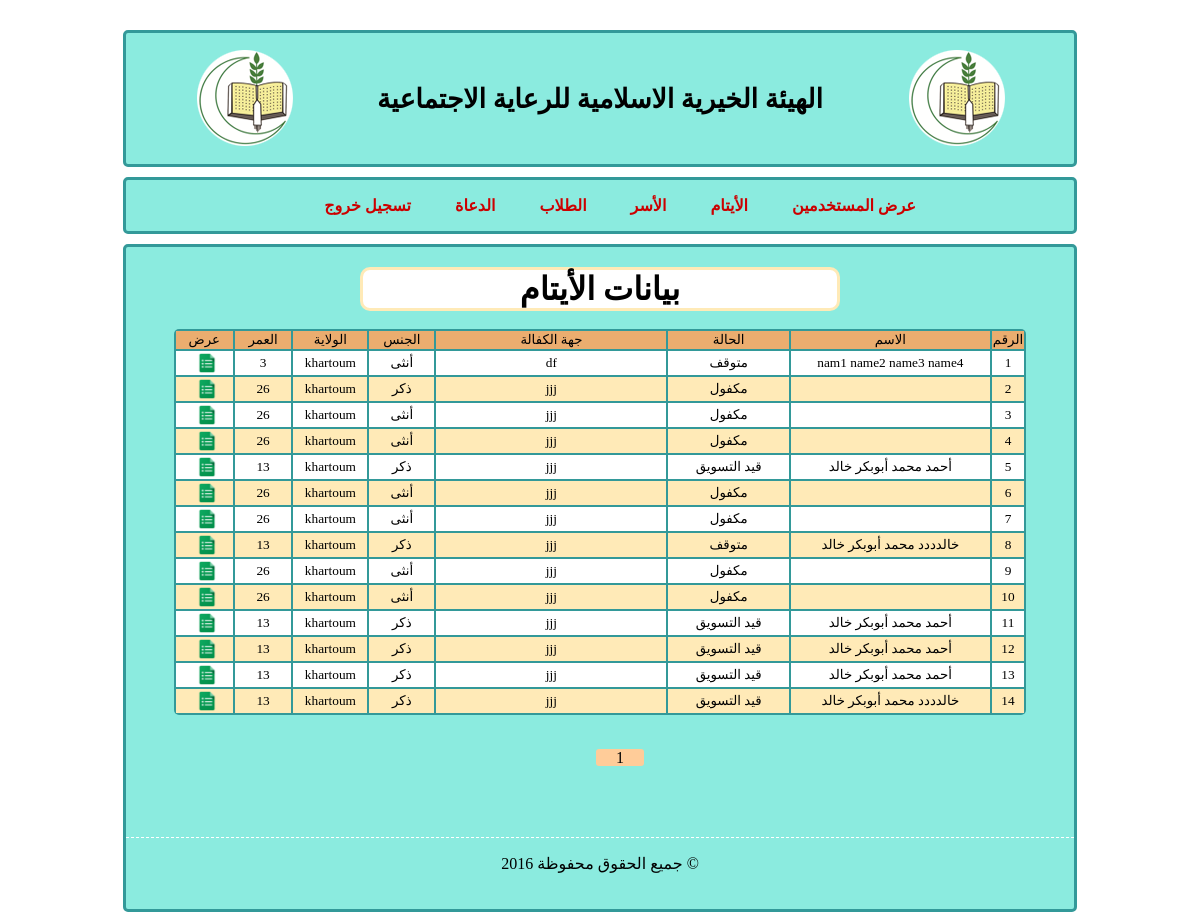
The page /admin/orphan/showOrphans.php on the database as committed earlier.
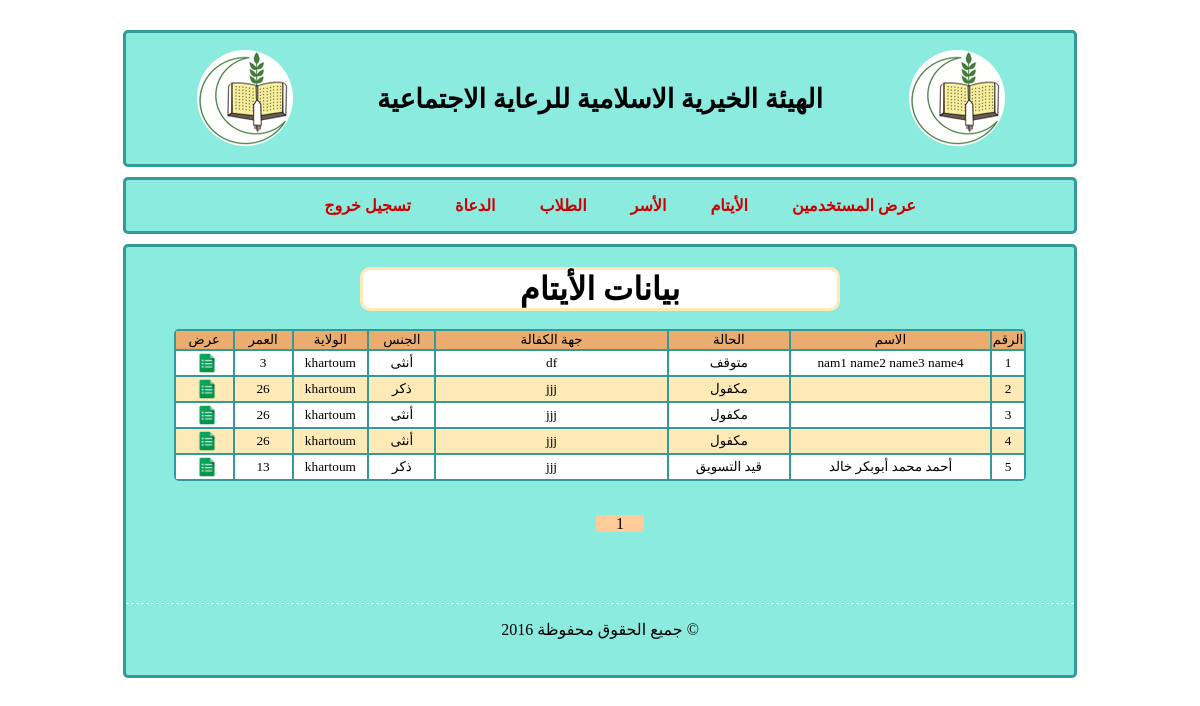
The same page on the database as committed later.
### tables this page shows
CREATE TABLE IF NOT EXISTS `orphan` (
  `id` int(11) NOT NULL AUTO_INCREMENT,
  `state` varchar(50) NOT NULL,
  `warranty_organization` int(11) NOT NULL,
  `saving` int(11) NOT NULL,
  `last_sponsorship_date` date NOT NULL,
  `first_name` varchar(50) NOT NULL,
  `meddle_name` varchar(50) NOT NULL,
  `last_name` varchar(50) NOT NULL,
  `last_4th_name` varchar(50) NOT NULL,
  `birth_date` date NOT NULL,
  `sex` varchar(6) NOT NULL,
  `mother_first_name` varchar(50) NOT NULL,
  `mother_middle_name` varchar(50) NOT NULL,
  `mother_last_name` varchar(50) NOT NULL,
  `mother_4th_name` varchar(50) NOT NULL,
  `mother_Birth_date` date NOT NULL,
  `mother_state` varchar(100) NOT NULL,
  `father_dead_date` date NOT NULL,
  `father_dead_cause` varchar(100) NOT NULL,
  `father_work` varchar(100) NOT NULL,
  `residence_state` int(11) NOT NULL,
  `city` varchar(100) NOT NULL,
  `District` varchar(100) NOT NULL,
  `section` int(10) NOT NULL,
  `house_no` int(50) NOT NULL,
  `phone1` varchar(50) NOT NULL,
  `phone2` varchar(50) NOT NULL,
  `studing_state` varchar(50) NOT NULL,
  `nonstuding_cause` varchar(50) NOT NULL,
  `school_name` varchar(50) NOT NULL,
  `level` varchar(100) NOT NULL,
  `year` varchar(100) NOT NULL,
  `quran_parts` int(10) NOT NULL,
  `health_state` varchar(50) NOT NULL,
  `ill_cause` varchar(50) NOT NULL,
  `data_entery_name` varchar(50) NOT NULL,
  `data_entery_date` date NOT NULL,
  UNIQUE KEY `id` (`id`),
  KEY `warranty_organization` (`warranty_organization`),
  KEY `residence_state` (`residence_state`)
);

CREATE TABLE IF NOT EXISTS `state` (
  `id` int(11) NOT NULL,
  `name` varchar(100) NOT NULL,
  KEY `id` (`id`)
);

CREATE TABLE IF NOT EXISTS `sponsor` (
  `id` int(11) NOT NULL AUTO_INCREMENT,
  `name` varchar(100) NOT NULL,
  `numberOFSponsored` int(11) NOT NULL,
  PRIMARY KEY (`id`),
  KEY `id` (`id`)
);

### utils/orphanAPI.php (called while the page is built, shortened)
<?php
function fp_orphan_get($extra = ''){
	$query = sprintf("SELECT * FROM `orphan` %s",$extra);
	$qresult = @mysql_query($query);
	$rcount = mysql_num_rows($qresult);
	$orphans = array();
	for($i = 0 ; $i < $rcount ; $i++)
		$orphans[@count($orphans)] = @mysql_fetch_object($qresult);
	return $orphans ;
	}
function fp_orphan_get_num_rows(){
	$query = sprintf("SELECT * FROM `orphan`");
	$qresult = @mysql_query($query);
        return mysql_num_rows($qresult);
}
?>

### utils/stateAPI.php (called while the page is built, shortened)
<?php
function fp_states_get($extra = ''){
	$query = sprintf("SELECT * FROM `state` %s",$extra);
	$qresult = @mysql_query($query);
	$rcount = mysql_num_rows($qresult);
	$sponsors = array();
	for($i = 0 ; $i < $rcount ; $i++)
		$sponsors[@count($sponsors)] = @mysql_fetch_object($qresult);
	return $sponsors ;
	}
function fp_states_get_by_id($id){
	$oid = (int)$id;
	$states = fp_states_get("WHERE `id` = ".$oid);
	$state = $states[0];
	return $state ;
	}
?>

### utils/sponsorAPI.php (called while the page is built, shortened)
<?php
function fp_sponsor_get($extra = ''){
	$query = sprintf("SELECT * FROM `sponsor` %s",$extra);
	$qresult = @mysql_query($query);
	$rcount = mysql_num_rows($qresult);
	$sponsors = array();
	for($i = 0 ; $i < $rcount ; $i++)
		$sponsors[@count($sponsors)] = @mysql_fetch_object($qresult);
	return $sponsors ;
	}
function fp_sponsor_get_by_id($id){
	$oid = (int)$id;
	$sponsors = fp_sponsor_get("WHERE `id` = ".$oid);
	$sponsor = $sponsors[0];
	return $sponsor ;
	}
?>

### admin/orphan/showOrphans.php (the view, shortened to what the changed rows need)
<?php
	include('../../utils/orphanAPI.php');
        include('../../utils/error_handler.php');
        $start=0;
    $limit=20;
    $total_results = fp_orphan_get_num_rows();
        $total=ceil($total_results/$limit);
    if(!isset($_GET['page']) || $_GET['page'] == '' || (int)$_GET['page'] == 0 || $_GET['page']>$total)
    {
    $page=1;
    }
    else{
    $page=$_GET['page'];
    $start=($page-1)*$limit;
    }
        $orphans = fp_orphan_get("LIMIT $start, $limit");
?>
<!DOCTYPE html PUBLIC "-//W3C//DTD XHTML 1.0 Transitional//EN" "http://www.w3.org/TR/xhtml1/DTD/xhtml1-transitional.dtd">
<html xmlns="http://www.w3.org/1999/xhtml">
<head>
<link href="../../style/pageStyle.css" rel="stylesheet" type="text/css" />
</head>
<body>
<div id="title">
<table width="90%" border="0" align="center">
  <tr>
    <td><h1>الهيئة الخيرية الاسلامية للرعاية الاجتماعية</h1></td>
  </tr>
</table>
</div>
<div class="main">
<h1 align="center" class="adress"> بيانات الأيتام </h1>
<br />
 <?php
	$ocount = @count($orphans);
?>
<table width="90%" border="0" align="center" class="table">
  <?php
  	include('../../utils/stateAPI.php');
	include('../../utils/sponsorAPI.php');
function ageCalculator($dob){
        if(!empty($dob)){
        $birthdate = new DateTime($dob);
        $today   = new DateTime('today');
        $age = $birthdate->diff($today)->y;
        return $age;
    }
	else
        return 0;
}
  	for($i = 0 ; $i < $ocount ; $i++){
		$orphan = $orphans[$i];
  ?>
    <tr align="center" class="table_data<?php echo $i%2?>">
    <td  onclick="window.location.href='orphanInfo.php?id='+<?php echo $orphan->phone1?>"><img alt="عرض" align="middle" width="22px"  src="../../images/style images/show_icon.png" style="padding-left:5px" /></td>
    <td width="7%"><?php echo ageCalculator($orphan->birth_date);?></td>
 	<td width="9%"><?php echo fp_states_get_by_id($orphan->residence_state)->name;?></td>
    <td width="8%"><?php if($orphan->sex==1)echo "ذكر"; else echo "أنثى" ; ?> </td>
    <td width="29%"><?php echo fp_sponsor_get_by_id($orphan->warranty_organization)->name;?></td>
    <td width="15%"><?php fp_one_status_get_by_id($orphan->state)?></td>
    <td width="28%"> <?php echo $orphan->first_name." ".$orphan->meddle_name." ".$orphan->last_name." ".$orphan->last_4th_name?></td>
    <td width="4%"><?php echo $orphan->id?></td>
  </tr>
  <?php }
  fp_db_close();?>
  </table>
<br />
<div class="pagination">
    <ul class='page'>
  <?php
        for($i=1;$i<=$total;$i++)
        {
            if($i==$page) { echo "<li class='current'>".$i."</li>"; }
            else { echo "<li><a href='?page=".$i."'>".$i."</a></li>"; }
        }
?>
</ul>
</div>
</div>
</body>
</html>

### utils/error_handler.php (shortened to what the changed rows need)
<?php
 function fp_one_status_get_by_id($id){
           switch($id){
                case 1 :
                    echo 'مكفول';
                    break;
                case 2 :
                    echo 'قيد التسويق';
                    break;
                case 3 :
                    echo 'متوقف';
                    break;
            }
 }
?>

Rows that differ between the two databases and show on the page:
removed orphan: birth_date "26", residence_state.name "khartoum", sex "أنثى", warranty_organization.name "jjj", state "مكفول", id "6"
removed orphan: birth_date "26", residence_state.name "khartoum", sex "أنثى", warranty_organization.name "jjj", state "مكفول", id "7"
removed orphan: birth_date "13", residence_state.name "khartoum", sex "ذكر", warranty_organization.name "jjj", state "متوقف", first_name "خالدددد", meddle_name "محمد", last_name "أبوبكر", last_4th_name "خالد", id "8"
removed orphan: birth_date "26", residence_state.name "khartoum", sex "أنثى", warranty_organization.name "jjj", state "مكفول", id "9"
removed orphan: birth_date "26", residence_state.name "khartoum", sex "أنثى", warranty_organization.name "jjj", state "مكفول", id "10"
removed orphan: birth_date "13", residence_state.name "khartoum", sex "ذكر", warranty_organization.name "jjj", state "قيد التسويق", first_name "أحمد", meddle_name "محمد", last_name "أبوبكر", last_4th_name "خالد", id "11"
removed orphan: birth_date "13", residence_state.name "khartoum", sex "ذكر", warranty_organization.name "jjj", state "قيد التسويق", first_name "أحمد", meddle_name "محمد", last_name "أبوبكر", last_4th_name "خالد", id "12"
removed orphan: birth_date "13", residence_state.name "khartoum", sex "ذكر", warranty_organization.name "jjj", state "قيد التسويق", first_name "أحمد", meddle_name "محمد", last_name "أبوبكر", last_4th_name "خالد", id "13"
removed orphan: birth_date "13", residence_state.name "khartoum", sex "ذكر", warranty_organization.name "jjj", state "قيد التسويق", first_name "خالدددد", meddle_name "محمد", last_name "أبوبكر", last_4th_name "خالد", id "14"
